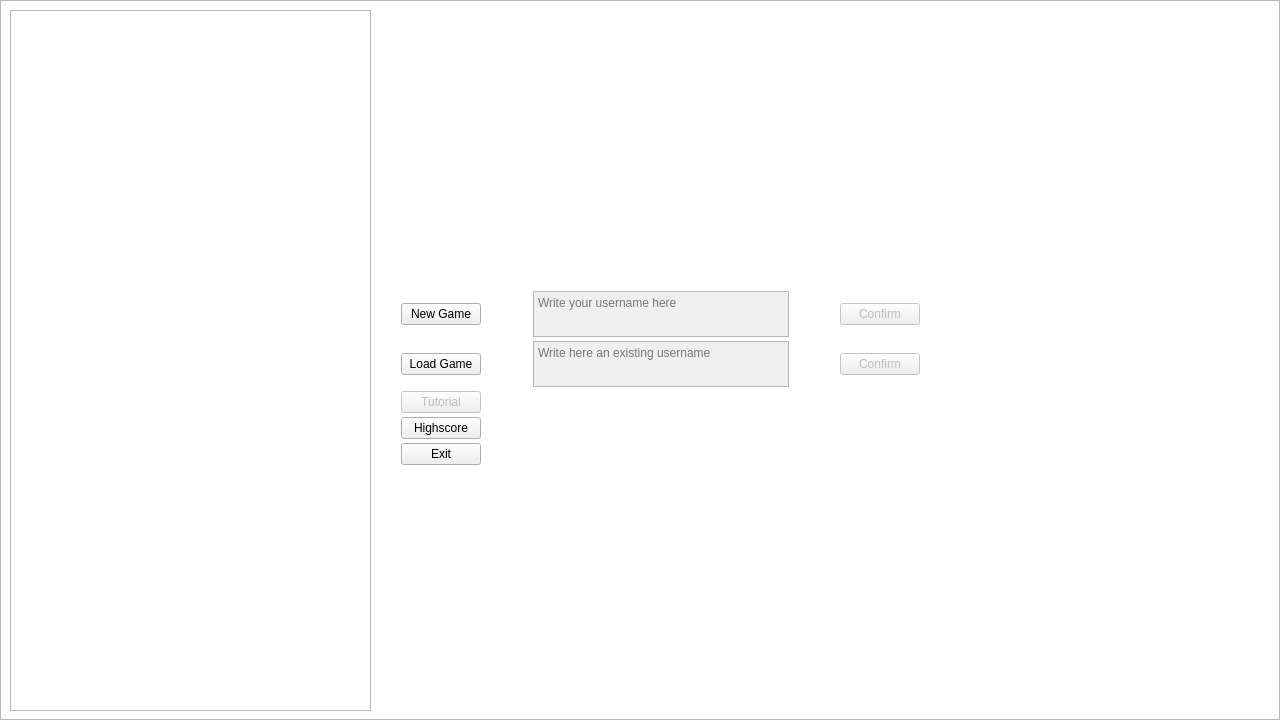
<?xml version="1.0" encoding="UTF-8"?>
<ui version="4.0">
 <class>MainWindow</class>
 <widget class="QMainWindow" name="MainWindow">
  <property name="geometry">
   <rect>
    <x>0</x>
    <y>0</y>
    <width>1280</width>
    <height>720</height>
   </rect>
  </property>
  <property name="minimumSize">
   <size>
    <width>1280</width>
    <height>720</height>
   </size>
  </property>
  <property name="maximumSize">
   <size>
    <width>1280</width>
    <height>720</height>
   </size>
  </property>
  <property name="windowTitle">
   <string>GlavniProzor</string>
  </property>
  <widget class="QWidget" name="centralWidget">
   <widget class="QWidget" name="verticalLayoutWidget">
    <property name="geometry">
     <rect>
      <x>390</x>
      <y>280</y>
      <width>541</width>
      <height>281</height>
     </rect>
    </property>
    <layout class="QVBoxLayout" name="verticalLayout">
     <property name="spacing">
      <number>4</number>
     </property>
     <property name="bottomMargin">
      <number>96</number>
     </property>
     <item>
      <layout class="QHBoxLayout" name="horizontalLayout" stretch="0,0,0,0,0">
       <item>
        <widget class="QPushButton" name="newGame_btn">
         <property name="text">
          <string>New Game</string>
         </property>
        </widget>
       </item>
       <item>
        <spacer name="horizontalSpacer_8">
         <property name="orientation">
          <enum>Qt::Horizontal</enum>
         </property>
         <property name="sizeHint" stdset="0">
          <size>
           <width>40</width>
           <height>20</height>
          </size>
         </property>
        </spacer>
       </item>
       <item>
        <widget class="QTextEdit" name="newGameTE">
         <property name="enabled">
          <bool>false</bool>
         </property>
         <property name="visible">
          <bool>false</bool>
         </property>
         <property name="whatsThis">
          <string extracomment="Enter here a name you want to use"/>
         </property>
         <property name="inputMethodHints">
          <set>Qt::ImhMultiLine</set>
         </property>
         <property name="documentTitle">
          <string/>
         </property>
         <property name="readOnly">
          <bool>false</bool>
         </property>
         <property name="textInteractionFlags">
          <set>Qt::TextEditorInteraction</set>
         </property>
         <property name="placeholderText">
          <string>Write your username here</string>
         </property>
        </widget>
       </item>
       <item>
        <spacer name="horizontalSpacer_7">
         <property name="orientation">
          <enum>Qt::Horizontal</enum>
         </property>
         <property name="sizeHint" stdset="0">
          <size>
           <width>40</width>
           <height>20</height>
          </size>
         </property>
        </spacer>
       </item>
       <item>
        <widget class="QPushButton" name="newGame_conf_btn">
         <property name="enabled">
          <bool>false</bool>
         </property>
         <property name="visible">
          <bool>false</bool>
         </property>
         <property name="text">
          <string>Confirm</string>
         </property>
        </widget>
       </item>
      </layout>
     </item>
     <item>
      <spacer name="verticalSpacer_5">
       <property name="orientation">
        <enum>Qt::Vertical</enum>
       </property>
       <property name="sizeHint" stdset="0">
        <size>
         <width>20</width>
         <height>40</height>
        </size>
       </property>
      </spacer>
     </item>
     <item>
      <layout class="QHBoxLayout" name="horizontalLayout_2">
       <property name="sizeConstraint">
        <enum>QLayout::SetFixedSize</enum>
       </property>
       <item>
        <widget class="QPushButton" name="loadGame_btn">
         <property name="enabled">
          <bool>true</bool>
         </property>
         <property name="text">
          <string>Load Game</string>
         </property>
        </widget>
       </item>
       <item>
        <spacer name="horizontalSpacer_10">
         <property name="orientation">
          <enum>Qt::Horizontal</enum>
         </property>
         <property name="sizeHint" stdset="0">
          <size>
           <width>40</width>
           <height>20</height>
          </size>
         </property>
        </spacer>
       </item>
       <item>
        <widget class="QTextEdit" name="loadGameTE">
         <property name="enabled">
          <bool>false</bool>
         </property>
         <property name="visible">
          <bool>false</bool>
         </property>
         <property name="placeholderText">
          <string>Write here an existing username</string>
         </property>
        </widget>
       </item>
       <item>
        <spacer name="horizontalSpacer_9">
         <property name="orientation">
          <enum>Qt::Horizontal</enum>
         </property>
         <property name="sizeHint" stdset="0">
          <size>
           <width>40</width>
           <height>20</height>
          </size>
         </property>
        </spacer>
       </item>
       <item>
        <widget class="QPushButton" name="loadGame_conf_btn">
         <property name="enabled">
          <bool>false</bool>
         </property>
         <property name="visible">
          <bool>false</bool>
         </property>
         <property name="text">
          <string>Confirm</string>
         </property>
        </widget>
       </item>
      </layout>
     </item>
     <item>
      <spacer name="verticalSpacer_4">
       <property name="orientation">
        <enum>Qt::Vertical</enum>
       </property>
       <property name="sizeHint" stdset="0">
        <size>
         <width>20</width>
         <height>40</height>
        </size>
       </property>
      </spacer>
     </item>
     <item>
      <spacer name="verticalSpacer">
       <property name="orientation">
        <enum>Qt::Vertical</enum>
       </property>
       <property name="sizeHint" stdset="0">
        <size>
         <width>20</width>
         <height>40</height>
        </size>
       </property>
      </spacer>
     </item>
     <item>
      <layout class="QHBoxLayout" name="horizontalLayout_3">
       <item>
        <widget class="QPushButton" name="tutorial_btn">
         <property name="enabled">
          <bool>false</bool>
         </property>
         <property name="text">
          <string>Tutorial</string>
         </property>
        </widget>
       </item>
       <item>
        <spacer name="horizontalSpacer_2">
         <property name="orientation">
          <enum>Qt::Horizontal</enum>
         </property>
         <property name="sizeHint" stdset="0">
          <size>
           <width>40</width>
           <height>20</height>
          </size>
         </property>
        </spacer>
       </item>
       <item>
        <layout class="QVBoxLayout" name="verticalLayout_2"/>
       </item>
      </layout>
     </item>
     <item>
      <spacer name="verticalSpacer_3">
       <property name="orientation">
        <enum>Qt::Vertical</enum>
       </property>
       <property name="sizeHint" stdset="0">
        <size>
         <width>20</width>
         <height>40</height>
        </size>
       </property>
      </spacer>
     </item>
     <item>
      <layout class="QHBoxLayout" name="horizontalLayout_4">
       <item>
        <widget class="QPushButton" name="highscore_btn">
         <property name="enabled">
          <bool>true</bool>
         </property>
         <property name="text">
          <string>Highscore</string>
         </property>
        </widget>
       </item>
       <item>
        <spacer name="horizontalSpacer_4">
         <property name="orientation">
          <enum>Qt::Horizontal</enum>
         </property>
         <property name="sizeHint" stdset="0">
          <size>
           <width>40</width>
           <height>20</height>
          </size>
         </property>
        </spacer>
       </item>
       <item>
        <layout class="QVBoxLayout" name="verticalLayout_3"/>
       </item>
      </layout>
     </item>
     <item>
      <spacer name="verticalSpacer_2">
       <property name="orientation">
        <enum>Qt::Vertical</enum>
       </property>
       <property name="sizeHint" stdset="0">
        <size>
         <width>20</width>
         <height>40</height>
        </size>
       </property>
      </spacer>
     </item>
     <item>
      <layout class="QHBoxLayout" name="horizontalLayout_5">
       <item>
        <widget class="QPushButton" name="exit_btn">
         <property name="enabled">
          <bool>true</bool>
         </property>
         <property name="text">
          <string>Exit</string>
         </property>
        </widget>
       </item>
       <item>
        <spacer name="horizontalSpacer_6">
         <property name="orientation">
          <enum>Qt::Horizontal</enum>
         </property>
         <property name="sizeHint" stdset="0">
          <size>
           <width>40</width>
           <height>20</height>
          </size>
         </property>
        </spacer>
       </item>
       <item>
        <layout class="QVBoxLayout" name="verticalLayout_4"/>
       </item>
      </layout>
     </item>
    </layout>
   </widget>
   <widget class="QGraphicsView" name="display">
    <property name="enabled">
     <bool>true</bool>
    </property>
    <property name="geometry">
     <rect>
      <x>0</x>
      <y>0</y>
      <width>1280</width>
      <height>720</height>
     </rect>
    </property>
    <property name="sizePolicy">
     <sizepolicy hsizetype="Fixed" vsizetype="Fixed">
      <horstretch>0</horstretch>
      <verstretch>0</verstretch>
     </sizepolicy>
    </property>
    <property name="whatsThis">
     <string extracomment="A starting window"/>
    </property>
   </widget>
   <widget class="QListWidget" name="highscoreList">
    <property name="geometry">
     <rect>
      <x>10</x>
      <y>10</y>
      <width>361</width>
      <height>701</height>
     </rect>
    </property>
    <property name="lineWidth">
     <number>1</number>
    </property>
   </widget>
   <zorder>display</zorder>
   <zorder>verticalLayoutWidget</zorder>
   <zorder>highscoreList</zorder>
  </widget>
 </widget>
 <layoutdefault spacing="6" margin="11"/>
 <resources/>
 <connections/>
</ui>
